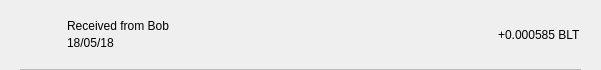
<?xml version="1.0" encoding="UTF-8"?>
<ui version="4.0">
 <class>TxRow</class>
 <widget class="QWidget" name="TxRow">
  <property name="geometry">
   <rect>
    <x>0</x>
    <y>0</y>
    <width>601</width>
    <height>70</height>
   </rect>
  </property>
  <property name="minimumSize">
   <size>
    <width>0</width>
    <height>40</height>
   </size>
  </property>
  <property name="windowTitle">
   <string>Form</string>
  </property>
  <layout class="QVBoxLayout" name="verticalLayout_3">
   <property name="spacing">
    <number>0</number>
   </property>
   <property name="leftMargin">
    <number>0</number>
   </property>
   <property name="topMargin">
    <number>0</number>
   </property>
   <property name="rightMargin">
    <number>0</number>
   </property>
   <property name="bottomMargin">
    <number>0</number>
   </property>
   <item>
    <widget class="QWidget" name="rowContainer" native="true">
     <layout class="QVBoxLayout" name="verticalLayout_2">
      <property name="spacing">
       <number>9</number>
      </property>
      <property name="leftMargin">
       <number>20</number>
      </property>
      <property name="topMargin">
       <number>9</number>
      </property>
      <property name="rightMargin">
       <number>20</number>
      </property>
      <property name="bottomMargin">
       <number>0</number>
      </property>
      <item>
       <widget class="QFrame" name="frame">
        <property name="styleSheet">
         <string notr="true">border:none;</string>
        </property>
        <property name="frameShape">
         <enum>QFrame::StyledPanel</enum>
        </property>
        <property name="frameShadow">
         <enum>QFrame::Raised</enum>
        </property>
        <layout class="QHBoxLayout" name="horizontalLayout" stretch="0,2,0">
         <property name="leftMargin">
          <number>0</number>
         </property>
         <property name="topMargin">
          <number>0</number>
         </property>
         <property name="rightMargin">
          <number>0</number>
         </property>
         <property name="bottomMargin">
          <number>0</number>
         </property>
         <item>
          <widget class="QPushButton" name="icon">
           <property name="focusPolicy">
            <enum>Qt::NoFocus</enum>
           </property>
           <property name="styleSheet">
            <string notr="true">border:none;</string>
           </property>
           <property name="text">
            <string/>
           </property>
           <property name="iconSize">
            <size>
             <width>28</width>
             <height>28</height>
            </size>
           </property>
          </widget>
         </item>
         <item>
          <layout class="QVBoxLayout" name="verticalLayout">
           <property name="spacing">
            <number>3</number>
           </property>
           <property name="leftMargin">
            <number>9</number>
           </property>
           <item>
            <widget class="QLabel" name="lblAddress">
             <property name="styleSheet">
              <string notr="true"/>
             </property>
             <property name="text">
              <string>Received from Bob</string>
             </property>
             <property name="alignment">
              <set>Qt::AlignBottom|Qt::AlignLeading|Qt::AlignLeft</set>
             </property>
            </widget>
           </item>
           <item>
            <widget class="QLabel" name="lblDate">
             <property name="styleSheet">
              <string notr="true"/>
             </property>
             <property name="text">
              <string>18/05/18</string>
             </property>
             <property name="alignment">
              <set>Qt::AlignLeading|Qt::AlignLeft|Qt::AlignTop</set>
             </property>
            </widget>
           </item>
          </layout>
         </item>
         <item>
          <widget class="QLabel" name="lblAmount">
           <property name="styleSheet">
            <string notr="true"/>
           </property>
           <property name="text">
            <string>+0.000585 BLT</string>
           </property>
          </widget>
         </item>
        </layout>
       </widget>
      </item>
      <item>
       <widget class="QLabel" name="lblDivisory">
        <property name="minimumSize">
         <size>
          <width>0</width>
          <height>1</height>
         </size>
        </property>
        <property name="maximumSize">
         <size>
          <width>16777215</width>
          <height>1</height>
         </size>
        </property>
        <property name="styleSheet">
         <string notr="true">background-color:#bababa;</string>
        </property>
        <property name="text">
         <string/>
        </property>
        <property name="alignment">
         <set>Qt::AlignBottom|Qt::AlignLeading|Qt::AlignLeft</set>
        </property>
       </widget>
      </item>
     </layout>
    </widget>
   </item>
  </layout>
 </widget>
 <resources/>
 <connections/>
</ui>
